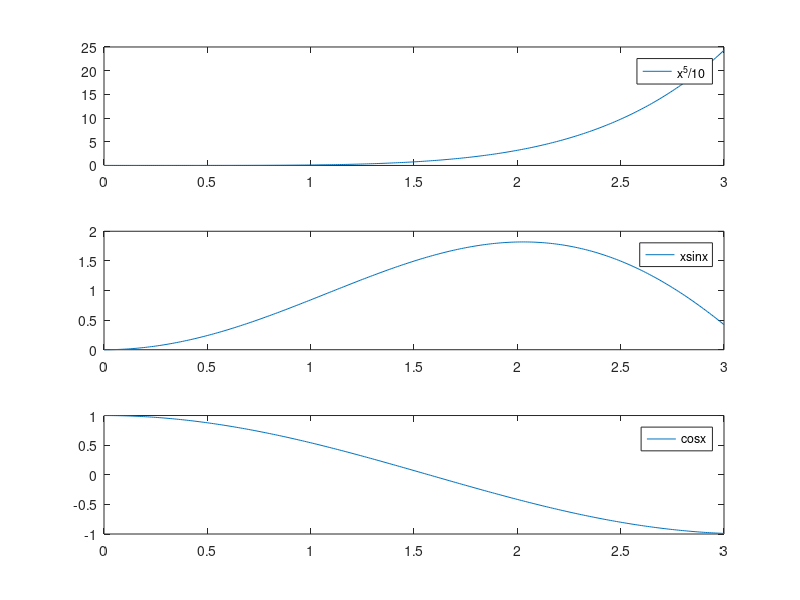

This chart was generated by the following MATLAB code:

2.2;

x = 0:0.01:3;
y1 = x .^ 5 / 10;
subplot(3, 1, 1);
plot(x, y1);
legend('x^5/10');
y2 = x .* sin(x);
subplot(3, 1, 2);
plot(x, y2);
legend('xsinx');
y3 = cos(x);
subplot(3, 1, 3);
plot(x, y3);
legend('cosx');

